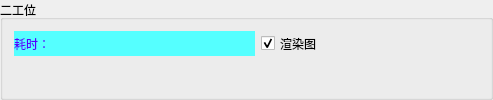
    <widget class="QGroupBox" name="groupBox_6">
     <property name="title">
      <string>二工位</string>
     </property>
     <layout class="QGridLayout" name="gridLayout_6">
      <item row="0" column="2">
       <widget class="QLabel" name="label_SecondResult">
        <property name="minimumSize">
         <size>
          <width>151</width>
          <height>0</height>
         </size>
        </property>
        <property name="maximumSize">
         <size>
          <width>151</width>
          <height>51</height>
         </size>
        </property>
        <property name="styleSheet">
         <string notr="true">image: url(:/CMainWindow/Resources/OK.svg);</string>
        </property>
        <property name="text">
         <string/>
        </property>
       </widget>
      </item>
      <item row="1" column="0" colspan="3">
       <widget class="MyLabel" name="label_SecondImage">
        <property name="styleSheet">
         <string notr="true">background-image: url(:/CMainWindow/Resources/background.png);</string>
        </property>
        <property name="text">
         <string/>
        </property>
       </widget>
      </item>
      <item row="0" column="0">
       <widget class="QLabel" name="label_SecondTime">
        <property name="minimumSize">
         <size>
          <width>241</width>
          <height>0</height>
         </size>
        </property>
        <property name="maximumSize">
         <size>
          <width>241</width>
          <height>51</height>
         </size>
        </property>
        <property name="styleSheet">
         <string notr="true">background-color: rgb(85, 255, 255);
color: rgb(85, 0, 255);</string>
        </property>
        <property name="text">
         <string>耗时：</string>
        </property>
       </widget>
      </item>
      <item row="0" column="1">
       <widget class="QCheckBox" name="checkBox_RenderSecond">
        <property name="maximumSize">
         <size>
          <width>16777215</width>
          <height>51</height>
         </size>
        </property>
        <property name="text">
         <string>渲染图</string>
        </property>
        <property name="checked">
         <bool>true</bool>
        </property>
       </widget>
      </item>
     </layout>
    </widget>
